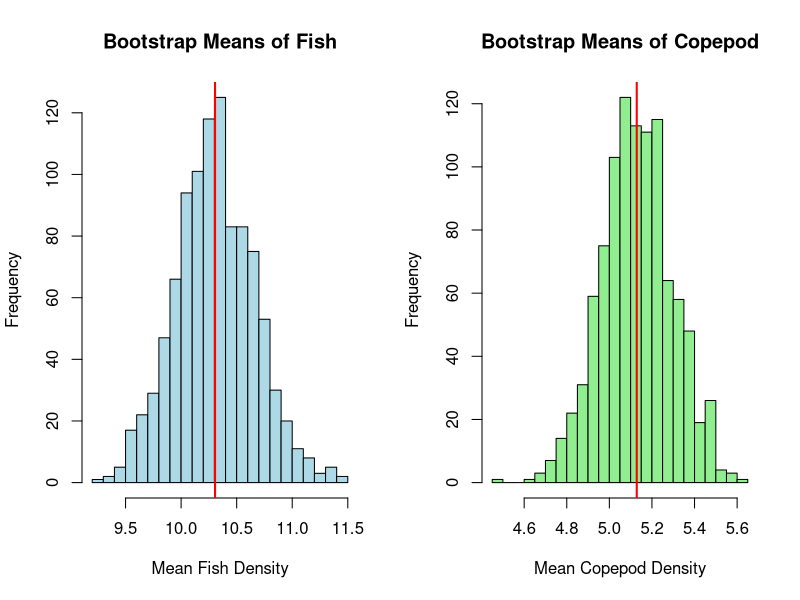
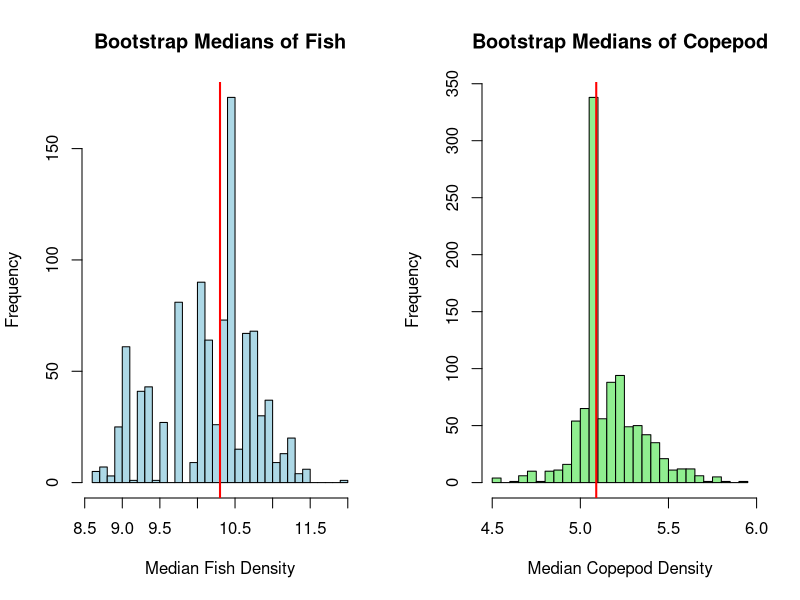
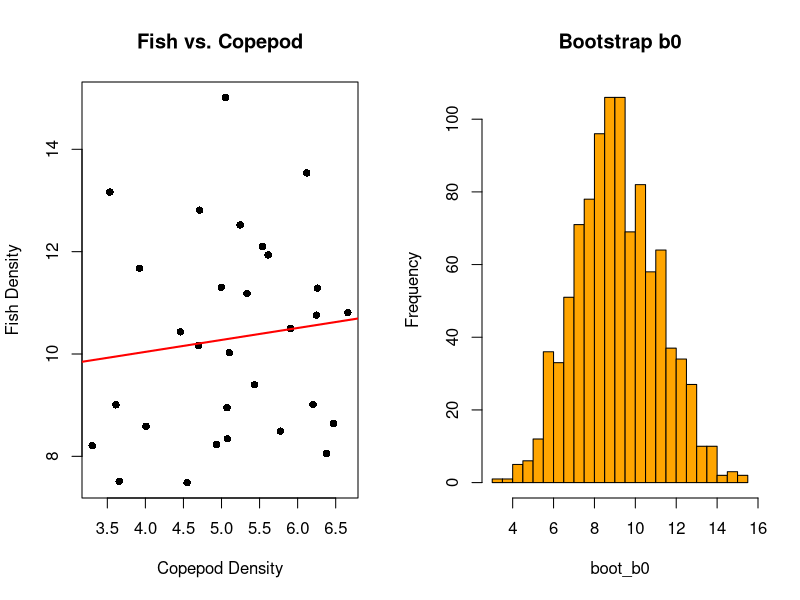
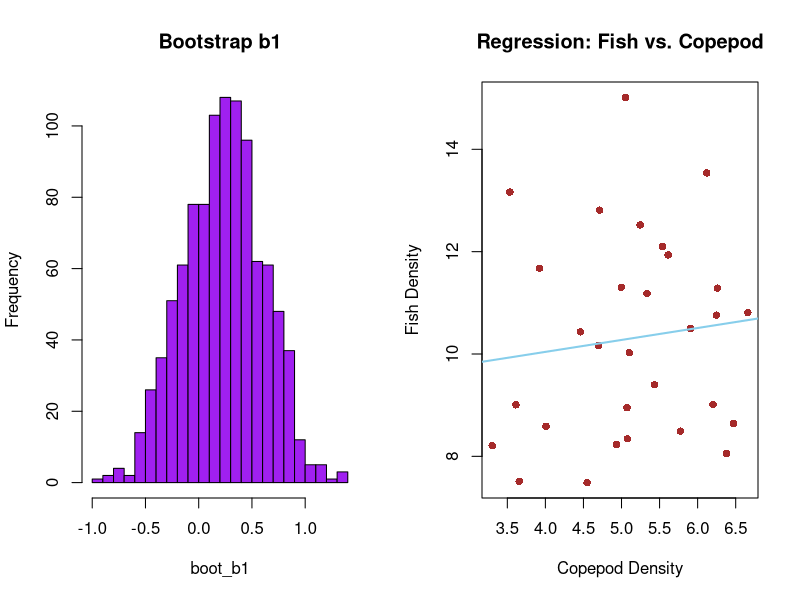
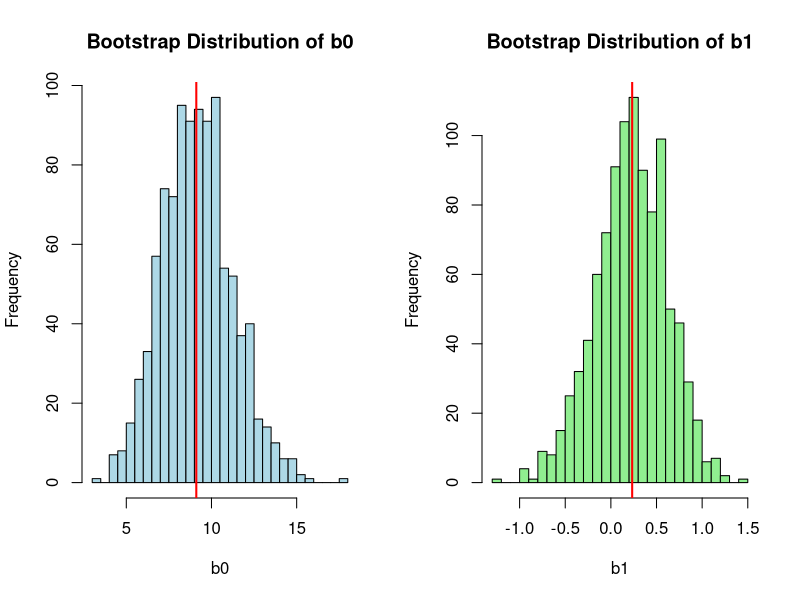

R code for these plots, in order:
## ---- chunk 1
knitr::opts_chunk$set(echo = TRUE)
## ---- chunk 2
fish <- rnorm(30, mean = 10, sd = 2)
copepod <- rnorm(30, mean = 5, sd = 1)
## ---- chunk 3
mean_fish <- mean(fish)
se_fish <- sd(fish) / sqrt(length(fish))

mean_copepod <- mean(copepod)
se_copepod <- sd(copepod) / sqrt(length(copepod)) #SE = SD / √n
## ---- chunk 4
print(paste("Normal theory estimates:"))
print(paste("Fish: Mean =", mean_fish, "SE =", se_fish))
print(paste("Copepod: Mean =", mean_copepod, "SE =", se_copepod))
## ---- chunk 5
B <- 1000  
boot_means_fish <- numeric(B)
boot_means_copepod <- numeric(B)
n <- length(fish)
## ---- chunk 6
B <- 1000  # Number of bootstrap iterations
n <- length(fish)  # Length of the fish dataset (how many samples)
boot_means_fish <- numeric(B)  #creates a numeric vector length 1000, to store the mean value after each bootstrap resampling
boot_means_copepod <- numeric(B) 

for (i in 1:B) {
  # Generate n random indices between 1 and n using runif
  sample_indices <- floor(runif(n, min = 1, max = n + 1))  # runif()-> generate random indices from 1 to n(length of dataset)
  boot_means_fish[i] <- mean(fish[sample_indices])  # Calculate mean of the fish sample, store it in boot_means_fish[i] vector
  boot_means_copepod[i] <- mean(copepod[sample_indices])  # same for copepod
}

# Calculate the standard errors
se_boot_fish <- sd(boot_means_fish)
se_boot_copepod <- sd(boot_means_copepod)

# Print the results
print("Bootstrap estimates:")
print(paste("Fish: SE =", se_boot_fish))
print(paste("Copepod: SE =", se_boot_copepod))


## ---- chunk 7
par(mfrow=c(1,2))  # Set up a 1x2 plotting area


hist(boot_means_fish, main="Bootstrap Means of Fish", 
     xlab="Mean Fish Density", col="lightblue", breaks=30)
abline(v=mean_fish, col="red", lwd=2)
#text(x=8.8, y=95, 
    # labels=paste("Mean =", round(mean_fish, 2)), col="red", pos=4)

hist(boot_means_copepod, main="Bootstrap Means of Copepod", 
     xlab="Mean Copepod Density", col="lightgreen", breaks=30)
abline(v=mean_copepod, col="red", lwd=2)
#text(x=4.4, y=110, 
    # labels=paste("Mean =", round(mean_copepod, 2)), col="red", pos=4)
## ---- chunk 8
# Compute the median of the original data
median_fish <- median(fish)
median_copepod <- median(copepod)

# Print original median values
print("Original Median Values:")
print(paste("Fish: Median =", median_fish))
print(paste("Copepod: Median =", median_copepod))
## ---- chunk 9
# Set bootstrap parameters
B <- 1000  # Number of bootstrap iterations
n <- length(fish)  # Sample size

# Create vectors to store bootstrap results
boot_medians_fish <- numeric(B)
boot_medians_copepod <- numeric(B)

# Perform bootstrap resampling without using sample()
for (i in 1:B) {
  sample_indices <- floor(runif(n, min = 1, max = n + 1))  # Generate random indices between 1 and n
  boot_medians_fish[i] <- median(fish[sample_indices])  # Compute median for resampled fish data, similar to Q.1
  boot_medians_copepod[i] <- median(copepod[sample_indices])  # Compute median for resampled copepod data
}

# Compute bootstrap standard errors (SE) 
se_boot_median_fish <- sd(boot_medians_fish)
se_boot_median_copepod <- sd(boot_medians_copepod)

# Print the results
print("Bootstrap estimates for Median:")
print(paste("Fish: Median =", median_fish, "SE =", se_boot_median_fish))
print(paste("Copepod: Median =", median_copepod, "SE =", se_boot_median_copepod))

## ---- chunk 10
par(mfrow=c(1,2))  # Set up a 1x2 plotting area

# Histogram for fish bootstrap medians
hist(boot_medians_fish, main="Bootstrap Medians of Fish", 
     xlab="Median Fish Density", col="lightblue", breaks=30)
abline(v=median_fish, col="red", lwd=2)

# Histogram for copepod bootstrap medians
hist(boot_medians_copepod, main="Bootstrap Medians of Copepod", 
     xlab="Median Copepod Density", col="lightgreen", breaks=30)
abline(v=median_copepod, col="red", lwd=2)
## ---- chunk 11
# 4. 線性回歸與 Bootstrap 估計標準誤
reg <- lm(fish ~ copepod)
b0_hat <- coef(reg)[1]
b1_hat <- coef(reg)[2]

boot_b0 <- numeric(B)
boot_b1 <- numeric(B)

for (i in 1:B) {
  sample_indices <- floor(runif(n, min = 1, max = n+1))
  boot_reg <- lm(fish[sample_indices] ~ copepod[sample_indices])
  boot_b0[i] <- coef(boot_reg)[1]
  boot_b1[i] <- coef(boot_reg)[2]
}

se_b0 <- sd(boot_b0)
se_b1 <- sd(boot_b1)

cat("Regression b0:", b0_hat, "SE:", se_b0, "\n")
cat("Regression b1:", b1_hat, "SE:", se_b1, "\n")

# 繪製回歸線
plot(copepod, fish, main = "Fish vs. Copepod", xlab = "Copepod Density", ylab = "Fish Density", pch = 16)
abline(reg, col = "red", lwd = 2)

# 繪製 Bootstrapped b0 和 b1 直方圖
hist(boot_b0, breaks = 30, col = "orange", main = "Bootstrap b0")
hist(boot_b1, breaks = 30, col = "purple", main = "Bootstrap b1")


## ---- chunk 12
# Compute linear regression coefficients
model <- lm(fish ~ copepod)  #lm: linear model, with fish as the dependent variable and copepod as the independent variable
b0 <- coef(model)[1]  # Extract the intercept (b0) from the regression model
b1 <- coef(model)[2]  # Extract the slope (b1) from the regression model


print("Original Regression Coefficients:")
print(paste("b0 =", b0))
print(paste("b1 =", b1))
## ---- chunk 13
# Bootstrap settings
B <- 1000
n <- length(fish)

boot_b0 <- numeric(B)
boot_b1 <- numeric(B)

# Bootstrap loop
for (i in 1:B) {
  sample_indices <- floor(runif(n, min = 1, max = n + 1)) # Generate n random indices for sampling
  boot_model <- lm(fish[sample_indices] ~ copepod[sample_indices]) # Create a new linear regression model with bootstrapped samples
  boot_b0[i] <- coef(boot_model)[1] #accumulate the results of bootstrap regression coefficients into vectors boot_b0 & b1
  boot_b1[i] <- coef(boot_model)[2]
}

# Compute bootstrap SE
se_boot_b0 <- sd(boot_b0)
se_boot_b1 <- sd(boot_b1)

print("Bootstrap estimates for Regression Coefficients:")
print(paste("b0: SE =", se_boot_b0))
print(paste("b1: SE =", se_boot_b1))
## ---- chunk 14
# Plot regression line
plot(copepod, fish, main = "Regression: Fish vs. Copepod", 
     xlab = "Copepod Density", ylab = "Fish Density", col = "brown", pch = 16)
abline(b0, b1, col = "skyblue", lwd = 2)

# Plot histograms of bootstrapped coefficients
par(mfrow = c(1, 2))

hist(boot_b0, main = "Bootstrap Distribution of b0", 
     xlab = "b0", col = "lightblue", breaks = 30)
abline(v = b0, col = "red", lwd = 2)

hist(boot_b1, main = "Bootstrap Distribution of b1", 
     xlab = "b1", col = "lightgreen", breaks = 30)
abline(v = b1, col = "red", lwd = 2)

